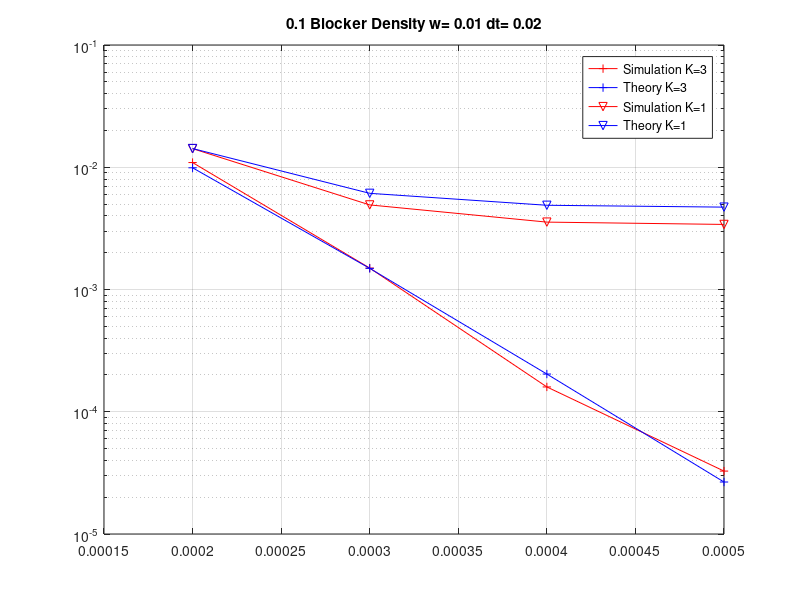
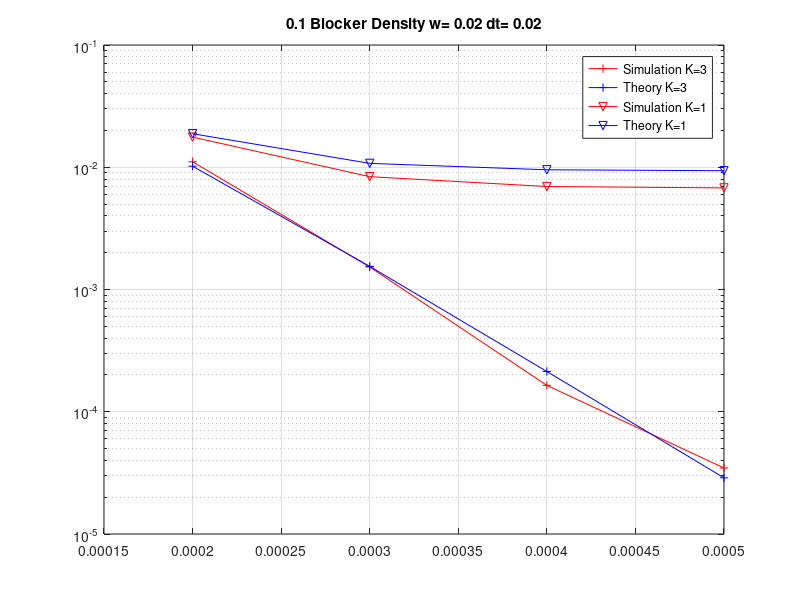

Here is the MATLAB script that generated these plots, in order:

discovery = [1 5 20 200 1000]*10^(-3);
preparation = [10 20]*10^(-3);
densityBL = [0.01 0.1];
lambda_BS = [200 300 400 500]*10^(-6);
connectivity = [1 2 3 4];

load('finalresults.mat')
% load('finalresults_old:(.mat')
% load('finalresults_no_self_blockage.mat')
% load('finalresults_expTimers.mat')
load('NoRLF_Numerical-Results.mat')

D_BL =2;
dt = 3;
w=1;
figure()

K_1=3;
semilogy(lambda_BS, reshape(final_results(dt,w,:,K_1,D_BL),[],1),'-+r')
hold on;
grid on;
semilogy(lambda_BS,P_OS(:,K_1,w,dt,D_BL),'-b+')

% K_2=2;
% semilogy(lambda_BS, reshape(final_results(dt,w,:,K_2,D_BL),[],1),'-^r')
% semilogy(lambda_BS,P_OS(:,K_2,w,dt,D_BL),'-b^')


K_2=1;
semilogy(lambda_BS, reshape(final_results(dt,w,:,K_2,D_BL),[],1),'-vr')
semilogy(lambda_BS,P_OS(:,K_2,w,dt,D_BL),'-bv')

legend(['Simulation K=',num2str(K_1)],['Theory K=',num2str(K_1)],['Simulation K=',num2str(K_2)],['Theory K=',num2str(K_2)])
title([num2str(densityBL(D_BL)),' Blocker Density w= ',num2str(preparation(w)),' dt= ', num2str(discovery(dt)) ] )

D_BL =2;
w=2;
figure()

K_1=3;
semilogy(lambda_BS, reshape(final_results(dt,w,:,K_1,D_BL),[],1),'-+r')
hold on;
grid on;
semilogy(lambda_BS,P_OS(:,K_1,w,dt,D_BL),'-b+')

% K_2=2;
% semilogy(lambda_BS, reshape(final_results(dt,w,:,K_2,D_BL),[],1),'-^r')
% semilogy(lambda_BS,P_OS(:,K_2,w,dt,D_BL),'-b^')

K_2=1;
semilogy(lambda_BS, reshape(final_results(dt,w,:,K_2,D_BL),[],1),'-vr')
semilogy(lambda_BS,P_OS(:,K_2,w,dt,D_BL),'-bv')

legend(['Simulation K=',num2str(K_1)],['Theory K=',num2str(K_1)],['Simulation K=',num2str(K_2)],['Theory K=',num2str(K_2)])

title([num2str(densityBL(D_BL)),' Blocker Density w= ',num2str(preparation(w)),' dt= ', num2str(discovery(dt)) ] )
